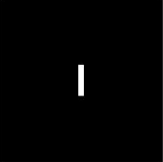
%> input picture q4/Img1a.png, 163 x 162 px
$ octave a2q4.m   (GNU Octave 9; MATLAB toolbox functions it lacks are replaced by stand-ins)
%> lines starting %> are read from the running program, lines starting %| are printed output that depends on the picture
f1 = imread('~/Documents/Semester4/DSAA/Assignment2/20161140/q4/Img1a.png');
%> f1 is the input picture: size 162x163x3 uint8; min 0, max 255, mean 2
f2 = imread('~/Documents/Semester4/DSAA/Assignment2/20161140/q4/Img1b.png');
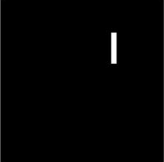
%> input picture q4/Img1b.png, 164 x 162 px
%> f2 is the input picture: size 162x164x3 uint8; min 0, max 255, mean 2.3
f3 = imread('~/Documents/Semester4/DSAA/Assignment2/20161140/q4/Img2a.png');
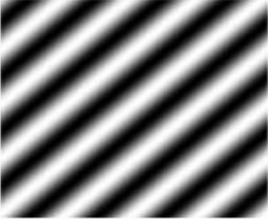
%> input picture q4/Img2a.png, 268 x 219 px
%> f3 is the input picture: size 219x268x3 uint8; min 0, max 255, mean 127.5
f4 = imread('~/Documents/Semester4/DSAA/Assignment2/20161140/q4/Img2b.png');
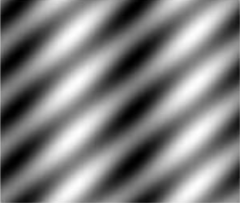
%> input picture q4/Img2b.png, 240 x 203 px
%> f4 is the input picture: size 203x240x3 uint8; min 0, max 254, mean 126.5

f = rgb2gray(f3);

x = fftshift(fft2(f));
figure, plot(abs(x));
%> after `plot(abs(x))`:
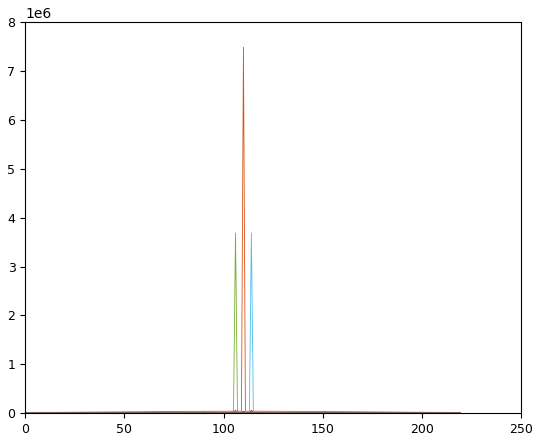
%> figure redrawn from the program's plot data; curve peaks at x = 110, y = 7557; curve peaks at x = 110, y = 7608.8; curve peaks at x = 110, y = 7535.5; curve peaks at x = 110, y = 7530.1
